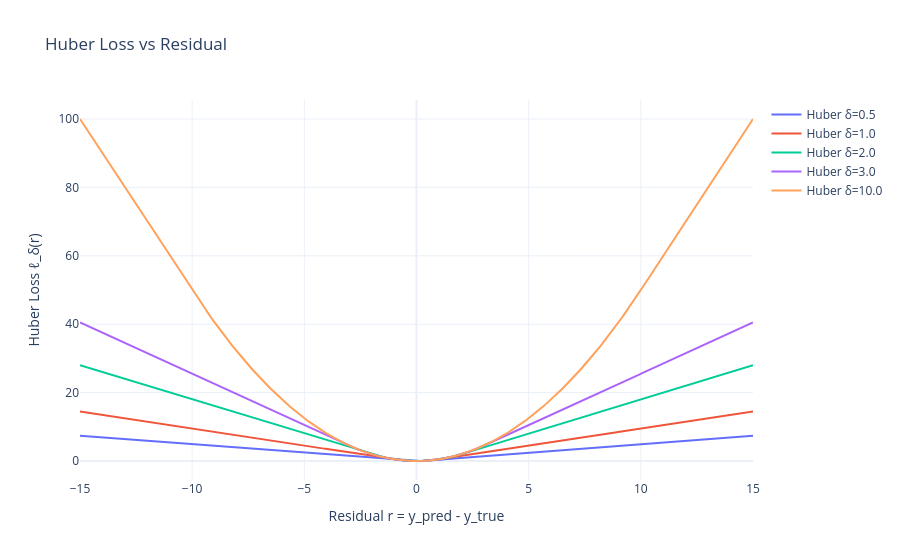

Notebook code cell kept with this figure:
### Markdown cell above
## **Horizon-Aware Huber Loss**

The Horizon-Aware Huber Loss extends the standard Huber loss by introducing horizon-dependent weights that modulate the contribution of each forecast step.\
This formulation enables differential penalization of prediction errors across lead times, thereby encouraging improved accuracy at longer horizons.

Let:

- $B$ be the batch size  
- $H$ the forecast horizon  
- $D$ the number of target variables  
- $ \hat{y}_{b,h,d} $ the prediction at horizon $ h $
- $ y_{b,h,d} $ the corresponding ground-truth value  
- $ w_h \ge 0 $ the horizon-specific weight  
- $ \delta > 0 $ the Huber threshold  

---

### Huber loss (point-wise)

$$
\ell_{\delta}(r) =
\begin{cases}
\frac{1}{2} r^2, & |r| \le \delta \\
\delta \left(|r| - \frac{1}{2}\delta \right), & |r| > \delta
\end{cases}
$$

where the residual is defined as:

$$
r_{b,h,d} = \hat{y}_{b,h,d} - y_{b,h,d}
$$

---

### Horizon-aware Huber loss

$$
\mathcal{L}_{\text{HA-Huber}}
=
\frac{1}{B H D}
\sum_{b=1}^{B}
\sum_{h=1}^{H}
\sum_{d=1}^{D}
w_h \;
\ell_{\delta}
\!\left(
\hat{y}_{b,h,d} - y_{b,h,d}
\right)
$$

---

### Normalized horizon weights (optional)

To avoid unintended gradient scaling, the horizon weights can be normalized as:

$$
\tilde{w}_h
=
\frac{w_h}{\frac{1}{H}\sum_{j=1}^{H} w_j}
$$

and substituted into the loss definition above.

---

### Special cases

- **Uniform weighting**  
  If $ w_h = 1 \;\forall h$ , the horizon-aware Huber loss reduces to the standard Huber loss.

- **Univariate forecasting**  
  If $D = 1$ , the summation over the target dimension is omitted.

---

### Compact formulation

$$
\mathcal{L}
=
\frac{1}{B H D}
\sum_{b,h,d}
w_h \,
\ell_{\delta}
\bigl(
\hat{y}_{b,h,d} - y_{b,h,d}
\bigr)
$$

### Code cell
# residuals
r = np.linspace(-15, 15, 500)
r_t = torch.tensor(r, dtype=torch.float32)

# Huber thresholds to visualize
deltas = [0.5, 1.0, 2.0, 3.0, 10.0]

fig = go.Figure()

for delta in deltas:
    # Huber loss with F.huber_loss requires input and target
    y_hat = r_t.clone()
    y = torch.zeros_like(r_t)
    huber_loss = F.huber_loss(y_hat, y, delta=delta, reduction='none').numpy()
    fig.add_trace(go.Scatter(x=r, y=huber_loss, mode='lines', name=f'Huber δ={delta}'))

fig.update_layout(title="Huber Loss vs Residual", xaxis_title="Residual r = y_pred - y_true", yaxis_title="Huber Loss ℓ_δ(r)", template="plotly_white")

fig.show()

### Figure 1 — Plotly figure (JSON) as saved in the notebook; plotly's stock layout.template omitted (floating-point values rounded to 4 significant figures; data arrays with more than 128 entries replaced by an {"elided": "..."} marker saying what was removed)
{"data": [{"mode": "lines", "name": "Huber δ=0.5", "type": "scatter", "x": {"elided": "500 float values"}, "y": {"elided": "500 float values"}}, {"mode": "lines", "name": "Huber δ=1.0", "type": "scatter", "x": {"elided": "500 float values"}, "y": {"elided": "500 float values"}}, {"mode": "lines", "name": "Huber δ=2.0", "type": "scatter", "x": {"elided": "500 float values"}, "y": {"elided": "500 float values"}}, {"mode": "lines", "name": "Huber δ=3.0", "type": "scatter", "x": {"elided": "500 float values"}, "y": {"elided": "500 float values"}}, {"mode": "lines", "name": "Huber δ=10.0", "type": "scatter", "x": {"elided": "500 float values"}, "y": {"elided": "500 float values"}}], "layout": {"title": {"text": "Huber Loss vs Residual"}, "xaxis": {"title": {"text": "Residual r = y_pred - y_true"}}, "yaxis": {"title": {"text": "Huber Loss ℓ_δ(r)"}}}}
